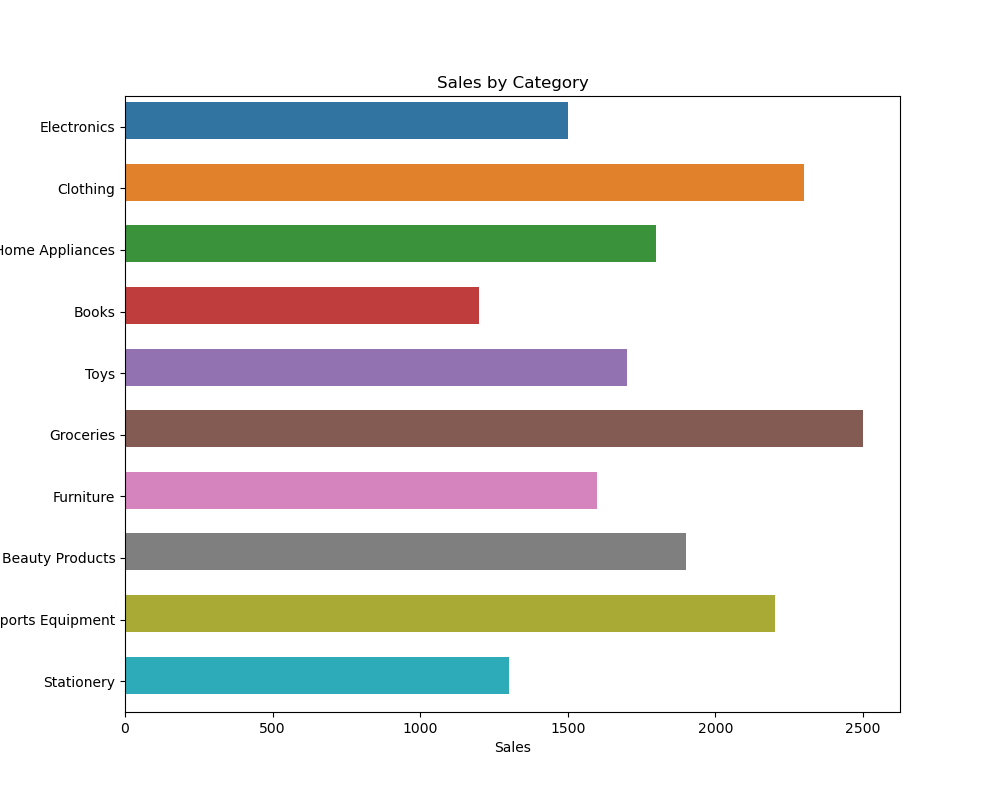

Generate this figure with Python:

import pandas as pd
import seaborn as sns
import matplotlib.pyplot as plt

data = {
    'Category': ['Electronics', 'Clothing', 'Home Appliances', 'Books', 'Toys', 'Groceries', 'Furniture', 'Beauty Products', 'Sports Equipment', 'Stationery'],
    'Sales': [1500, 2300, 1800, 1200, 1700, 2500, 1600, 1900, 2200, 1300]
}

df = pd.DataFrame(data)

plt.figure(figsize=(10, 8))

sns.barplot(
    y='Category',
    x='Sales',
    data=df,
    palette=['#1f77b4', '#ff7f0e', '#2ca02c', '#d62728', '#9467bd', '#8c564b', '#e377c2', '#7f7f7f', '#bcbd22', '#17becf'],
    dodge=False
)

plt.title('Sales by Category')
plt.xlabel('Sales')
plt.ylabel('Category')

for patch in plt.gca().patches:
    patch.set_height(0.6)

plt.show()
